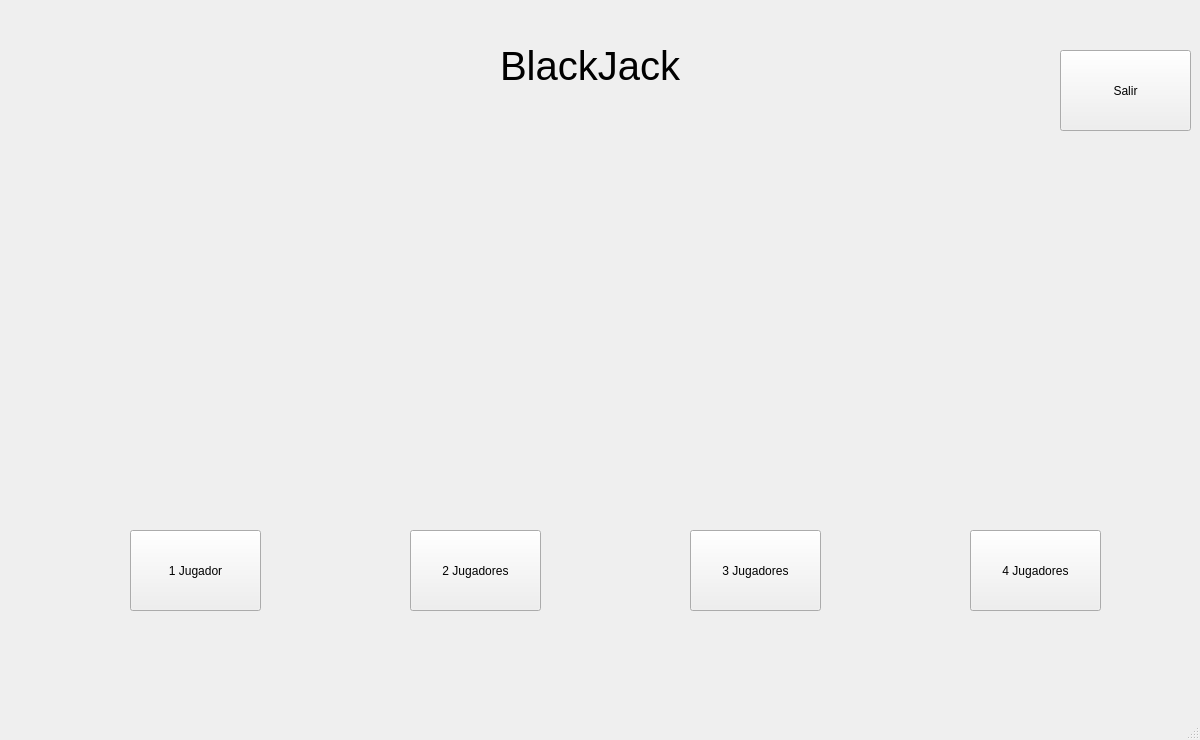
<?xml version="1.0" encoding="UTF-8"?>
<ui version="4.0">
 <class>MainWindow</class>
 <widget class="QMainWindow" name="MainWindow">
  <property name="geometry">
   <rect>
    <x>0</x>
    <y>0</y>
    <width>1200</width>
    <height>740</height>
   </rect>
  </property>
  <property name="windowTitle">
   <string>MainWindow</string>
  </property>
  <widget class="QWidget" name="centralwidget">
   <widget class="QPushButton" name="boton_jugador1">
    <property name="geometry">
     <rect>
      <x>130</x>
      <y>530</y>
      <width>131</width>
      <height>81</height>
     </rect>
    </property>
    <property name="text">
     <string>1 Jugador</string>
    </property>
   </widget>
   <widget class="QPushButton" name="boton_jugador2">
    <property name="geometry">
     <rect>
      <x>410</x>
      <y>530</y>
      <width>131</width>
      <height>81</height>
     </rect>
    </property>
    <property name="text">
     <string>2 Jugadores</string>
    </property>
   </widget>
   <widget class="QPushButton" name="boton_jugador3">
    <property name="geometry">
     <rect>
      <x>690</x>
      <y>530</y>
      <width>131</width>
      <height>81</height>
     </rect>
    </property>
    <property name="text">
     <string>3 Jugadores</string>
    </property>
   </widget>
   <widget class="QPushButton" name="boton_jugador4">
    <property name="geometry">
     <rect>
      <x>970</x>
      <y>530</y>
      <width>131</width>
      <height>81</height>
     </rect>
    </property>
    <property name="text">
     <string>4 Jugadores</string>
    </property>
   </widget>
   <widget class="QPushButton" name="boton_salir">
    <property name="geometry">
     <rect>
      <x>1060</x>
      <y>50</y>
      <width>131</width>
      <height>81</height>
     </rect>
    </property>
    <property name="text">
     <string>Salir</string>
    </property>
   </widget>
   <widget class="QLabel" name="label">
    <property name="geometry">
     <rect>
      <x>500</x>
      <y>30</y>
      <width>231</width>
      <height>71</height>
     </rect>
    </property>
    <property name="font">
     <font>
      <pointsize>30</pointsize>
     </font>
    </property>
    <property name="text">
     <string>BlackJack</string>
    </property>
   </widget>
   <widget class="QLabel" name="Mesa">
    <property name="geometry">
     <rect>
      <x>0</x>
      <y>-20</y>
      <width>1200</width>
      <height>740</height>
     </rect>
    </property>
    <property name="text">
     <string/>
    </property>
   </widget>
   <zorder>Mesa</zorder>
   <zorder>boton_jugador1</zorder>
   <zorder>boton_jugador2</zorder>
   <zorder>boton_jugador3</zorder>
   <zorder>boton_jugador4</zorder>
   <zorder>boton_salir</zorder>
   <zorder>label</zorder>
  </widget>
  <widget class="QMenuBar" name="menubar">
   <property name="geometry">
    <rect>
     <x>0</x>
     <y>0</y>
     <width>1200</width>
     <height>22</height>
    </rect>
   </property>
  </widget>
  <widget class="QStatusBar" name="statusbar"/>
 </widget>
 <resources/>
 <connections/>
</ui>
